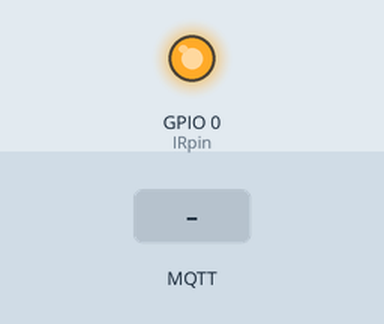
Bench run of a sketch on a simulated ESP8266 (NodeMCU). On the bench: output pins drawn as LEDs (lit = HIGH). Inputs (shaded band) come from the test bench. WiFi joins after 1.5 s; servers stay silent unless stated; no MQTT or app messages arrive unless stated.

Above: at 2.7 s.
2.8 s: MQTT message "5" arrives on the first subscribed topic
At 3.7 s:
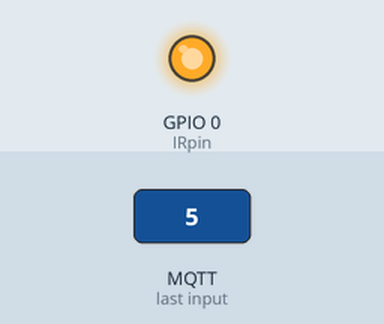
4.4 s: MQTT message "90" arrives on the first subscribed topic
At 5.3 s:
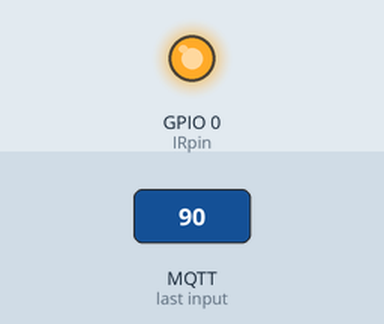
Timing chart, 0 to 7.4 s (numbered marks = the images above; inputs shaded):
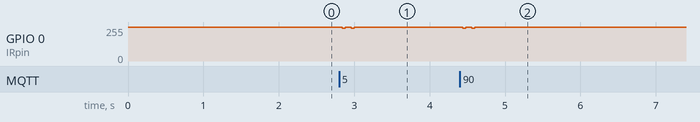

The sketch:

ESP01-SKY-REMOTE-NEW.ino
```cpp
// (licence header left out)
#include <ESP8266WiFi.h>
#include <PubSubClient.h>

/*****************************************************************
      WiFi Settings:
        IP address for ESP01 device
        Gateway and Subnet
*/

#include "credentials.h"


IPAddress       ip(192,168,0,36);
IPAddress       gateway(192,168,0,1);
IPAddress       subnet(255,255,255,0);


/*****************************************************************
      MqTT Settings:
        Broker IP and Port
        Client ID
        Topic for public status
        Topic to subscribe

*/
const char mqtt[]       =   "192.168.0.165";
const int  mqtt_port    =   1883;


const char client_id[]  =  "ESP01-192-168-0-36";
const char topic[]      =  "home/sky";
const char topicsub[]   =  "home/sky/command";


WiFiClient espClient;
PubSubClient client(espClient);


/*****************************************************************
      XMP1 Protocol Settings
      http://www.hifi-remote.com/wiki/index.php?title=XMP
      https://github.com/torvalds/linux/blob/master/drivers/media/rc/ir-xmp-decoder.c
*/

#define XMP_UNIT            136     /* us */
#define XMP_LEADER          210     /* us */
#define XMP_NIBBLE_PREFIX   760     /* us */
#define XMP_HALFFRAME_SPACE 13800   /* us */
#define XMP_TRAILER_SPACE   80400   /* us should be 80ms but not all dureation supliers can go that high */


#define IRpin   0           // gpio0 --> (-) IR Led
#define KHZ     36          // 36 Khz protocol

/*****************************************************************
      Sky Remote Settings
*/
#define OEM      0x44
#define SUBADDR  0x20
#define DEVICE   0x31
// #define OBC1
// #define OBC2     0

const uint8_t halfPeriodicTime = 13; // 500 / KHZ - 1; // -1 to compensate digitalWrite command time

void setup() {
   pinMode(IRpin, OUTPUT);
   digitalWrite(IRpin, HIGH);   // we set pin HIGH because:   IR led (+) on VCC and IR led (-) on IRpin

   WiFi_Connect();
   client.setServer(mqtt, mqtt_port);
   client.setCallback(mqtt_callback);
}

void loop() {
  if (!client.connected()) {
    MqTT_Connect();
  }
  client.loop();
}


void WiFi_Connect(){
    WiFi.disconnect();
    WiFi.mode(WIFI_STA);
    WiFi.begin(ssid, pass);
    WiFi.config(ip, gateway, subnet);
    while (WiFi.waitForConnectResult() != WL_CONNECTED) {
      delay(5000);
      ESP.restart();
    }
}


void MqTT_Connect(){
  while (!client.connected()) {

       if (WiFi.status() != WL_CONNECTED){
           WiFi_Connect();
       }

       if (client.connect(client_id)) {
          client.publish(topic, "ready");
          client.subscribe(topicsub);
        } else {
          delay(5000);    // Wait 5 seconds before retrying
      }
    }
}


/*****************************************************************

*/
void mqtt_callback(char* topic, byte* payload, unsigned int length) {

  payload[length] = '\0';
  int i = strtol((char*)payload, 0 , 16); // Transform Hex String to Int
  sendCommand(i);

}

/*****************************************************************

*/
void sendCommand(unsigned int COMMAND){


  unsigned int F1[8] = {
          SUBADDR >> 4,         // SUBADDRESS
          0,                    // CHECKSUM
          SUBADDR & 0x0F,       // SUBADDRESS
          15,                   // TOGGLE
          OEM >> 4,             // OEM
          OEM & 0x0F,           // OEM
          DEVICE >> 4,          // DEVICE
          DEVICE & 0x0F,        // DEVICE
  };

  unsigned int F2[8] = {
          SUBADDR >> 4,         // SUBADRESS
          0,                    // CHECKSUM
          0,                    // TOGGLE
          SUBADDR & 0x0F,       // SUBADDRESS
          COMMAND >> 4 ,        // OBC1
          COMMAND & 0x0F,       // OBC1
          0,                    // OBC2
          0                     // OBC2

  };


  F1[1] = checksum(F1);     // CHECKSUM

  sendRaw(F1, sizeof(F1) / sizeof(F1[0]));

  mark(XMP_LEADER);
  space(XMP_HALFFRAME_SPACE);

  F2[1] = checksum(F2);     // CHECKSUM

  sendRaw(F2, sizeof(F2) / sizeof(F2[0]));

  mark(XMP_LEADER);
  space(XMP_TRAILER_SPACE);

  sendRaw(F1, sizeof(F1) / sizeof(F1[0]));

  mark(XMP_LEADER);
  space(XMP_HALFFRAME_SPACE);

  F2[2] = 8;                // SET TOGGLE
  F2[1] = checksum(F2);     // CHECKSUM

  sendRaw(F2, sizeof(F2) / sizeof(F2[0]));

  mark(XMP_LEADER);
  space(0);


}

/*****************************************************************

*/

uint8_t checksum(unsigned int F[]){

  return ~(0x0F + F[0] + F[2] + F[3] + F[4] + F[5] + F[6] + F[7]) & 0x0F;

}


/*****************************************************************

*/

void sendRaw(unsigned int buf[], unsigned int len){

  for (int i = 0;  i < len;  i++) {

    mark(XMP_LEADER);
    space(XMP_NIBBLE_PREFIX + (buf[i] * XMP_UNIT));

  }

}


/*****************************************************************

*/
void mark(unsigned int time) {
   long beginning = micros();
   while(micros() - beginning < time){
   digitalWrite(IRpin, LOW);
   delayMicroseconds(halfPeriodicTime);
   digitalWrite(IRpin, HIGH);
   delayMicroseconds(halfPeriodicTime); //38 kHz -> T = 26.31 microsec (periodic time), half of it is 13
  }
}


/*****************************************************************

*/
void space(unsigned long  time) {
  digitalWrite(IRpin, HIGH); // REVERSE
  if (time > 0) custom_delay_usec(time);
}

/*****************************************************************

*/

void custom_delay_usec(unsigned long uSecs) {
  if (uSecs > 4) {
    unsigned long start = micros();
    unsigned long endMicros = start + uSecs - 4;
    if (endMicros < start) { // Check if overflow
      while ( micros() > start ) {}
    }
    while ( micros() < endMicros ) {}
  }
}
```

credentials.h
```cpp
const char ssid[]     =   "yourWIFInetwork";
const char pass[]     =   "yourWIFIpassword";


/*****************************************************************


uint8_t codes[36] = { // SKY REMOTE COMMAND CODES
0x00,
0x01,
0x02,
0x03,
0x04,
0x05,
0x06,
0x07,
0x08,
0x09,
0x0D, // P+
0x0E, // P-
0x0F, // POWER
0x55, // INFO
0x21, // UP
0x22, // DOWN
0x23, // LEFT
0x24, // RIGHT
0x25, // OK
0x26, // ESC
0x30, // REW
0x31, // PAUSE
0x32, // FWD
0x33, // PLAY
0x34, // REC
0x35, // STOP
0x40, // RED
0x41, // GREEN
0x42, // YELLOW
0x43, // BLUE
0x56, // P-txt
0x20, // MENU
0x50, // GUIDA
0x52, // PRIMA
0x53, // SKY
0x57  // MY
};
*/
```

Measured:
- after the input at 2.8 s, GPIO 0 (IRpin): alternates 255/255 for 0.08 s and 245/255 for 0.04 s, 4 changes in all, then stays 255/255, starting at once
- after the input at 4.4 s, GPIO 0 (IRpin): alternates 255/255 for 0.08 s and 245/255 for 0.04 s, 4 changes in all, then stays 255/255, starting at once
